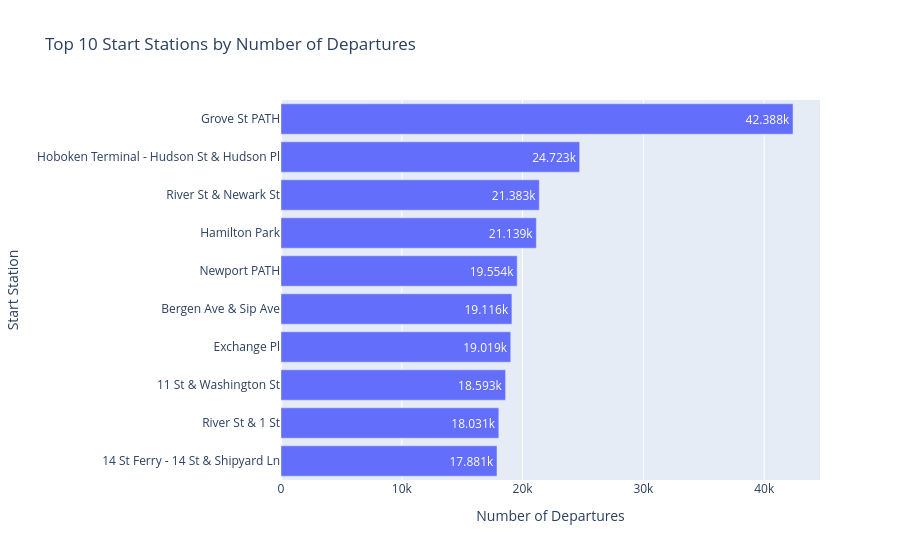

The code cell stored with this chart in its notebook:
### Code cell
fig = px.bar(
    top_start_stations.sort_values("number_of_departures"),
    x="number_of_departures",
    y="start_station_name",
    orientation="h",
    title="Top 10 Start Stations by Number of Departures",
    text_auto=True
)

fig.update_layout(
    xaxis_title="Number of Departures",
    yaxis_title="Start Station"
)

fig.show()

### Figure 1 — Plotly figure (JSON) as saved in the notebook; plotly's stock layout.template omitted (floating-point values rounded to 4 significant figures)
{"data": [{"hovertemplate": "number_of_departures=%{x}<br>start_station_name=%{y}<extra></extra>", "legendgroup": "", "marker": {"color": "#636efa", "pattern": {"shape": ""}}, "name": "", "orientation": "h", "showlegend": false, "textposition": "auto", "texttemplate": "%{x}", "type": "bar", "x": [17881, 18031, 18593, 19019, 19116, 19554, 21139, 21383, 24723, 42388], "xaxis": "x", "y": ["14 St Ferry - 14 St & Shipyard Ln", "River St & 1 St", "11 St & Washington St", "Exchange Pl", "Bergen Ave & Sip Ave", "Newport PATH", "Hamilton Park", "River St & Newark St", "Hoboken Terminal - Hudson St & Hudson Pl", "Grove St PATH"], "yaxis": "y"}], "layout": {"barmode": "relative", "legend": {"tracegroupgap": 0}, "title": {"text": "Top 10 Start Stations by Number of Departures"}, "xaxis": {"anchor": "y", "domain": [0, 1], "title": {"text": "Number of Departures"}}, "yaxis": {"anchor": "x", "domain": [0, 1], "title": {"text": "Start Station"}}}}
